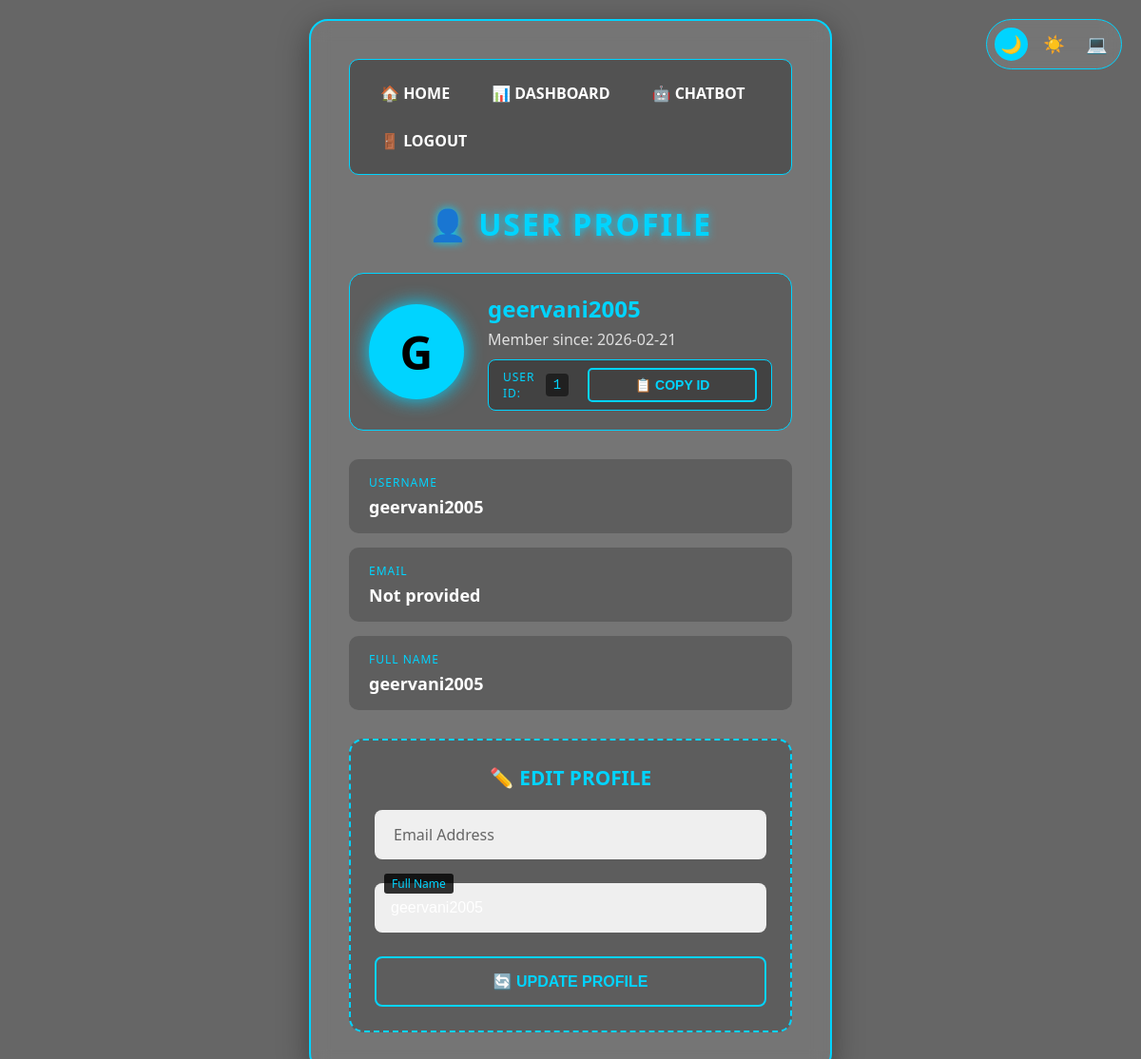
Screenshot of /profile (signed in) with the database file from the repository.
### tables this page shows
CREATE TABLE users
                 (id INTEGER PRIMARY KEY AUTOINCREMENT,
                  username TEXT UNIQUE NOT NULL,
                  password TEXT NOT NULL, email TEXT, full_name TEXT, created_at TIMESTAMP);

### app.py (the view)
@app.route("/profile")
def profile():
    if 'user' not in session:
        flash("Please login to view profile!", "error")
        return redirect(url_for('login'))
    try:
        conn = sqlite3.connect('users.db')
        c = conn.cursor()
        c.execute("SELECT username, email, full_name, created_at FROM users WHERE id = ?", (session['user_id'],))
        user_data = c.fetchone()
        conn.close()
        if user_data:
            user_data = list(user_data)
            for i in range(len(user_data)):
                if user_data[i] is None:
                    if i == 1:  # email
                        user_data[i] = ""
                    elif i == 2:  # full_name
                        user_data[i] = session['user']
                    elif i == 3:  # created_at
                        user_data[i] = datetime.now().strftime("%Y-%m-%d %H:%M:%S")
        else:
            user_data = [session['user'], "", session['user'], datetime.now().strftime("%Y-%m-%d %H:%M:%S")]
        return render_template("profile.html", user=user_data)
    except Exception as e:
        print(f"Profile error: {e}")
        flash("Error loading profile. Please try again.", "error")
        return redirect(url_for('home'))

### app.py (called while the page is built)
@app.context_processor
def utility_processor():
    return {'now': datetime.now}

### templates/profile.html (shortened to what this page needs)
<!DOCTYPE html>
<html>
<head>
</head>
<body data-theme="dark">
    <div class="theme-switcher">
        <button class="theme-btn" data-theme="dark" onclick="setTheme('dark')" title="Dark Theme">🌙</button>
        <button class="theme-btn" data-theme="light" onclick="setTheme('light')" title="Light Theme">☀️</button>
        <button class="theme-btn" data-theme="cyber" onclick="setTheme('cyber')" title="Cyber Theme">💻</button>
    </div>
    <div class="profile-container">
        <div class="nav-menu">
            <div class="nav-links">
                <a href="/" class="nav-link">🏠 HOME</a>
                <a href="/dashboard" class="nav-link">📊 DASHBOARD</a>
                <a href="/chatbot" class="nav-link">🤖 CHATBOT</a>
            </div>
            <a href="/logout" class="nav-link">🚪 LOGOUT</a>
        </div>
        <h2>👤 USER PROFILE</h2>
        <div class="profile-header">
            <div class="avatar" id="avatar">
                {{ user[0][0]|upper if user and user[0] else 'U' }}
            </div>
            <div style="flex: 1;">
                <h3 id="displayName">{{ user[2] or user[0] }}</h3>
                <p style="opacity: 0.8; margin-bottom: 10px;">Member since: <span id="memberSince">{{ user[3][:10] if user and user[3] else 'N/A' }}</span></p>
                <div class="user-id-section">
                    <span class="user-id-label">User ID:</span>
                    <span class="user-id-value" id="userId">{{ session.user_id }}</span>
                    <button class="copy-btn tooltip" id="copyUserIdBtn" onclick="copyUserId()">
                        📋 COPY ID
                    </button>
                </div>
            </div>
        </div>
        <div class="info-item">
            <div class="info-label">Username</div>
            <div class="info-value" id="username">{{ user[0] }}</div>
        </div>
        <div class="info-item">
            <div class="info-label">Email</div>
            <div class="info-value" id="email">{{ user[1] or 'Not provided' }}</div>
        </div>
        <div class="info-item">
            <div class="info-label">Full Name</div>
            <div class="info-value" id="fullName">{{ user[2] or 'Not provided' }}</div>
        </div>
        <div class="edit-form">
            <h3>✏️ EDIT PROFILE</h3>
            <form action="/update_profile" method="POST" id="profileForm" onsubmit="return validateForm()">
                <div class="form-group">
                    <input type="email" name="email" id="emailInput" value="{{ user[1] or '' }}" required>
                    <label for="emailInput">Email Address</label>
                </div>
                <div class="form-group">
                    <input type="text" name="full_name" id="fullNameInput" value="{{ user[2] or '' }}" required>
                    <label for="fullNameInput">Full Name</label>
                </div>
                <button type="submit" id="updateBtn" onclick="createParticleEffect(event)">
                    🔄 UPDATE PROFILE
                </button>
            </form>
        </div>
    </div>
</body>
</html>

### rows the page displays
users: username "G", username "geervani2005", created_at "2026-02-21"

### other values shown
{{ session.user_id }} "1"
{{ user[1] or 'Not provided' }} "Not provided"
